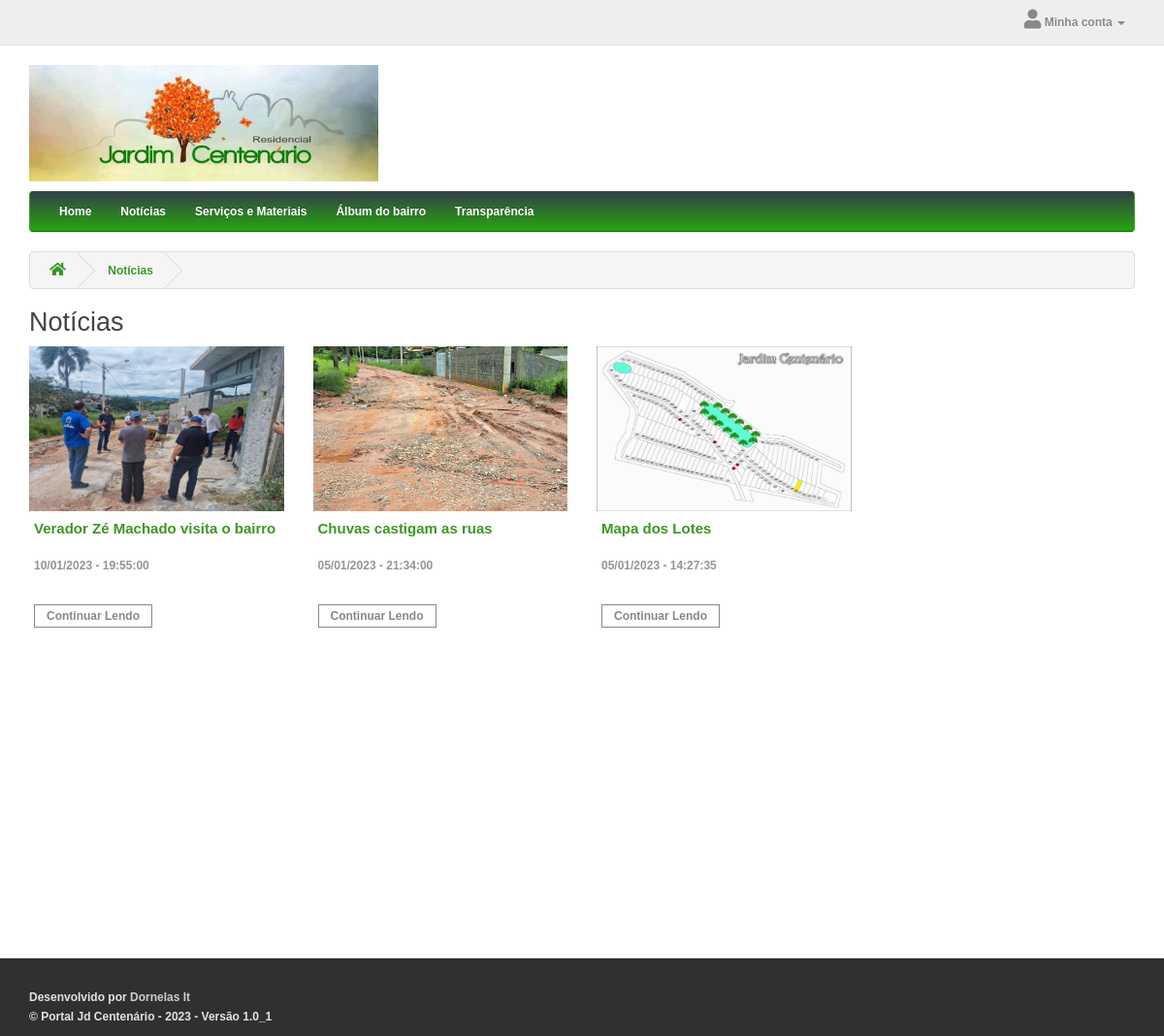
/noticias.php, run on the app's committed database.
### tables this page shows
CREATE TABLE `categoria` (
  `id` int(10) unsigned NOT NULL AUTO_INCREMENT COMMENT 'Id da categoria',
  `parent_id` int(10) unsigned NOT NULL DEFAULT '0' COMMENT 'Id da categoria Pai',
  `name` varchar(255) NOT NULL DEFAULT '' COMMENT 'Nome da categoria',
  `page` varchar(100) NOT NULL DEFAULT '' COMMENT 'Pagina de direcionamento',
  `status` tinyint(1) NOT NULL DEFAULT '1' COMMENT 'Status 1=Ativo 0 = Inativo',
  `sort_order` int(2) unsigned NOT NULL DEFAULT '0' COMMENT 'Sort order',
  PRIMARY KEY (`id`),
  KEY `fk_parent_category` (`parent_id`)
);

CREATE TABLE `noticia` (
  `id` int(10) unsigned NOT NULL AUTO_INCREMENT COMMENT 'id da noticia',
  `titulo` varchar(150) NOT NULL DEFAULT '' COMMENT 'titulo da noticia',
  `conteudo` text NOT NULL COMMENT 'conteudo da noticia',
  `data_noticia` datetime NOT NULL DEFAULT '0000-00-00 00:00:00' COMMENT 'data da noticia',
  `url_foto_noticia` varchar(250) NOT NULL DEFAULT '' COMMENT 'url da foto da noticia',
  PRIMARY KEY (`id`)
);

### classes/service/CategoriaService.php (called while the page is built, shortened)
<?php
require_once 'classes/dao/CategoriaDAO.php';
require_once 'classes/dto/CategoriaDTO.php';
class CategoriaService {
    public static $instancia = null;
    public static function getInstancia() {
        if (self::$instancia == NULL) {
            self::$instancia = new CategoriaService();
        }
        return self::$instancia;
    }
    public function obterCategoriasAtivas(){
        $retorno = array();
        try {
            $categoriasPai =
                CategoriaDAO::getInstancia()->obterTodasCategoriasAtivas(0);
            foreach ( $categoriasPai as $catPai ){
                $categoriaPaiDTO = new CategoriaDTO();
                $categoriaPaiDTO->setId($catPai->getId());
                $categoriaPaiDTO->setNome($catPai->getNome());
                $categoriaPaiDTO->setPage($catPai->getPage());
                $catFilhas = array();
                $categoriasFilhas =
                    CategoriaDAO::getInstancia()->obterTodasCategoriasAtivas($catPai->getId());
                $categoriaPaiDTO->setSubCategorias($catFilhas);
                $retorno[] = $categoriaPaiDTO;
            }
        } catch (Exception $e){
            Log4Php::logarFatal("Erro ao obter as categorias ativas: ". $e->getMessage());
            throw $e;
        }
        return $retorno;
    }
}

### classes/dao/CategoriaDAO.php (called while the page is built, shortened)
<?php
require_once 'classes/dto/CategoriaDTO.php';
class CategoriaDAO extends DAO {
    public function obterTodasCategoriasAtivas($idCategoria){
        $retorno = array();
        try {
            $pdo = self::obterConexaoBaseDados();
            $sql = "SELECT * FROM categoria WHERE parent_id = ".$idCategoria." AND status = 1 ORDER BY sort_order";
            $stm = $pdo->query($sql);
            if ($stm->rowCount() > 0) {
                while ($linha = $stm->fetch(PDO::FETCH_ASSOC)) {
                    $categoria = new CategoriaDTO();
                    $categoria->setId($linha['id']);
                    $categoria->setNome($linha['name']);
                    $categoria->setPage($linha['page']);
                    $retorno[] = $categoria;
                }
            }
        } catch (Exception $erro){
            Log4Php::logarFatal("Erro ao obter categorias: ". $erro->getMessage());
        }
        return $retorno;
    }
}

### classes/dto/CategoriaDTO.php (called while the page is built, shortened)
<?php
class CategoriaDTO {
    private $id;
    private $nome;
    private $page;
    private $subCategorias;
    public function getPage()
    {
        return $this->page;
    }
    public function setPage($page)
    {
        $this->page = $page;
    }
    public function getId()
    {
        return $this->id;
    }
    public function getNome()
    {
        return $this->nome;
    }
    public function getSubCategorias()
    {
        return $this->subCategorias;
    }
    public function setId($id)
    {
        $this->id = $id;
    }
    public function setNome($nome)
    {
        $this->nome = $nome;
    }
    public function setSubCategorias($subCategorias)
    {
        $this->subCategorias = $subCategorias;
    }
}

### classes/dao/NoticiaDAO.php (called while the page is built, shortened)
<?php
require_once 'classes/dto/NoticiaDTO.php';
class NoticiaDAO extends DAO {
    public function obterTodasNoticias(){
        $retorno = array();
        try {
            $pdo = self::obterConexaoBaseDados();
            $sql = "SELECT id, titulo, conteudo, date_format(data_noticia,'%d/%m/%Y - %T') AS data_noticia, url_foto_noticia FROM noticia ORDER BY data_noticia DESC";
            $stm = $pdo->query($sql);
            if ($stm->rowCount() > 0) {
                while ($linha = $stm->fetch(PDO::FETCH_ASSOC)) {
                    $noticia = new NoticiaDTO();
                    $noticia->setId($linha['id']);
                    $noticia->setTitulo($linha['titulo']);
                    $noticia->setConteudo($linha['conteudo']);
                    $noticia->setData($linha['data_noticia']);
                    $noticia->setFoto($linha['url_foto_noticia']);
                    $retorno[] = $noticia;
                }
            }
        } catch (Exception $erro){
            Log4Php::logarFatal("Erro ao obter noticias: ". $erro->getMessage());
        }
        return $retorno;
    }
}

### classes/dto/NoticiaDTO.php (called while the page is built, shortened)
<?php
class NoticiaDTO {
    private $id;
    private $titulo;
    private $data;
    private $foto;
    public function getId()
    {
        return $this->id;
    }
    public function getTitulo()
    {
        return $this->titulo;
    }
    public function getData()
    {
        return $this->data;
    }
    public function getFoto()
    {
        return $this->foto;
    }
    public function setId($id)
    {
        $this->id = $id;
    }
    public function setTitulo($titulo)
    {
        $this->titulo = $titulo;
    }
    public function setData($data)
    {
        $this->data = $data;
    }
    public function setFoto($foto)
    {
        $this->foto = $foto;
    }
}

### noticias.php (the view, shortened to what this page needs)
<?php
include_once 'template.php';
require_once 'classes/dao/NoticiaDAO.php';
$noticias = NoticiaDAO::getInstancia()->obterTodasNoticias();
?>
<div id="common-home" class="container">
	<ul class="breadcrumb">
		<li>
			<a href="">
				<i class="fa fa-home"></i>
			</a>
		</li>
		<li>
			<a href="noticias">Notícias</a>
		</li>
	</ul>
    <h2>Notícias</h2>
	<div class="row">
		<div id="content" class="col-sm-12">
			<?php if(count($noticias) > 0) { ?>
				<div class="row">
					<?php foreach ($noticias as $noticia) { ?>
						<div  class="product-layout col-lg-3 col-md-3 col-sm-6 col-xs-6">
							<div class="product-thumb transition">
								<div class="image">
									<a href="noticia-page?id=<?php echo $noticia->getId(); ?>">
										<img src="<?php echo $noticia->getFoto(); ?>" alt="<?php echo $noticia->getTitulo(); ?>" title="<?php echo $noticia->getTitulo(); ?>"
											class="img-responsive" style="height:170px; width:269px;">
									</a>
								</div>
								<div class="caption">
									<h4 style="min-height: 30px;">
										<a href="noticia-page?id=<?php echo $noticia->getId(); ?>"><?php echo $noticia->getTitulo(); ?></a>
									</h4>
									<div id="dataNoticia" style="min-height: 31px;">
										<h5 style="color : #959595;font-weight: bold;"><?php echo $noticia->getData(); ?></h5>
									</div>
									<div>
										<a href="noticia-page?id=<?php echo $noticia->getId(); ?>" target="_self" class="readmorebtn">Continuar Lendo</a>
									</div>
								</div>
							</div>
						</div>
				<?php } ?>
            	</div>
			<?php } else { ?>
				<h4>Nenhuma notícia</h4>
			<?php } ?>
		</div>
	</div>
</div>
<?php include_once 'footer.php'; ?>

### category-nav.php (shortened to what this page needs)
<?php
    require_once 'classes/service/CategoriaService.php';
    $categorias = CategoriaService::getInstancia()->obterCategoriasAtivas();
?>
<div class="container">
	<nav id="menu" class="navbar">
		<div class="collapse navbar-collapse navbar-ex1-collapse">
			<ul class="nav navbar-nav">
				<li>
					<a href="">Home</a>
				</li>
				<?php
				foreach ($categorias as $category){
                    if(count($category->getSubCategorias()) > 0){ ?>
                		<li class="dropdown">
                            <a href="<?php echo $category->getPage(); ?>" class="dropdown-toggle" data-toggle="dropdown"><?php echo $category->getNome() ?></a>
            				<div class="dropdown-menu">
                                <div class="dropdown-inner">
                                    <ul class="list-unstyled">
                                    	<?php
                                    	   foreach ($category->getSubCategorias() as $subCategory){
                                        ?>
                                        <li>
                                            <a href="<?php echo $category->getPage(); ?>"><?php echo $subCategory->getNome(); ?></a>
                                        </li>
                                        <?php } ?>
                                    </ul>
                                </div>
                            </div>
        				</li>
				<?php } else { ?>
						<li>
							<a href="<?php echo $category->getPage(); ?>"><?php echo $category->getNome() ?></a>
						</li>
				<?php } ?>
			<?php }?>
			</ul>
		</div>
	</nav>
</div>

### css/global.css (style rules this page uses)
.readmorebtn { -moz-transition:all 0.5s ease-out 0s;-ms-transition:all 0.5s ease-out 0s;-o-transition:all 0.5s ease-out 0s; transition: all 0.5s ease-out 0s;text-decoration: none !important; margin-bottom: 5px;color: #888;border: 1px solid #888;padding: 4px 12px;font-size: 12px;display: inline-block;box-sizing: border-box;line-height: normal !important;margin:15px 0 8px; }

### css/stylesheet.css (style rules this page uses)
html, body { height: 100%; font-family: 'Open Sans', sans-serif; font-weight: 550; color: #666; font-size: 12px; line-height: 20px; width: 100%; }
h1, h2, h3, h4, h5, h6 { color: #444; }
.fa { font-size: 20px; }
h2 { font-size: 27px; }
h4 { font-size: 15px; }
h5 { font-size: 12px; }
a { color: #3c9725; }
#menu { background-color: #35de0d; background-image: linear-gradient(to bottom, #334146, #27a510); background-repeat: repeat-x; border-color: #3d5233 #39a519 #0d6709; min-height: 40px; }
#menu .nav > li > a { color: #fff; text-shadow: 0 -1px 0 rgba(0, 0, 0, 0.25); padding: 10px 15px 10px 15px; min-height: 15px; background-color: transparent; }
#content { min-height: 600px; }
.breadcrumb { padding: 8px 0px 8px 0px; border: 1px solid #ddd; white-space: nowrap; overflow: hidden; }
.breadcrumb i { font-size: 15px; }
.breadcrumb > li { text-shadow: 0 1px 0 #FFF; padding: 0 20px; position: relative; white-space: nowrap; vertical-align: middle; }
.breadcrumb > li + li:before { content: ''; padding: 0; }
.breadcrumb > li:after { content: ''; display: block; position: absolute; top: -3px; right: -5px; width: 26px; height: 26px; border-right: 1px solid #DDD; border-bottom: 1px solid #DDD; -webkit-transform: rotate(-45deg); -moz-transform: rotate(-45deg); -o-transform: rotate(-45deg); transform: rotate(-45deg); }
.product-thumb { margin-bottom: 20px; overflow: auto; }
.product-thumb .image { text-align: center; }
.product-thumb .image a { display: block; }
.product-thumb .image img { margin-left: auto; margin-right: auto; }
.product-thumb h4 { font-weight: bold; }
.product-thumb .caption { padding: 0 5px; min-height: 105px; }
@media (min-width: 1200px) { #content .col-lg-2:nth-child(6n+1), #content .col-lg-3:nth-child(4n+1), #content .col-lg-4:nth-child(3n+1), #content .col-lg-6:nth-child(2n+1) { clear:left; } }

### data on the page
categoria: name "Notícias"
categoria: name "Serviços e Materiais"
categoria: name "Álbum do bairro"
categoria: name "Transparência"
noticia: url_foto_noticia (picture), titulo "Verador Zé Machado visita o bairro", Data "10/01/2023 - 19:55:00"
noticia: url_foto_noticia (picture), titulo "Chuvas castigam as ruas", Data "05/01/2023 - 21:34:00"
noticia: url_foto_noticia (picture), titulo "Mapa dos Lotes", Data "05/01/2023 - 14:27:35"

### other printed values
APP_VERSION "1.0_1"
